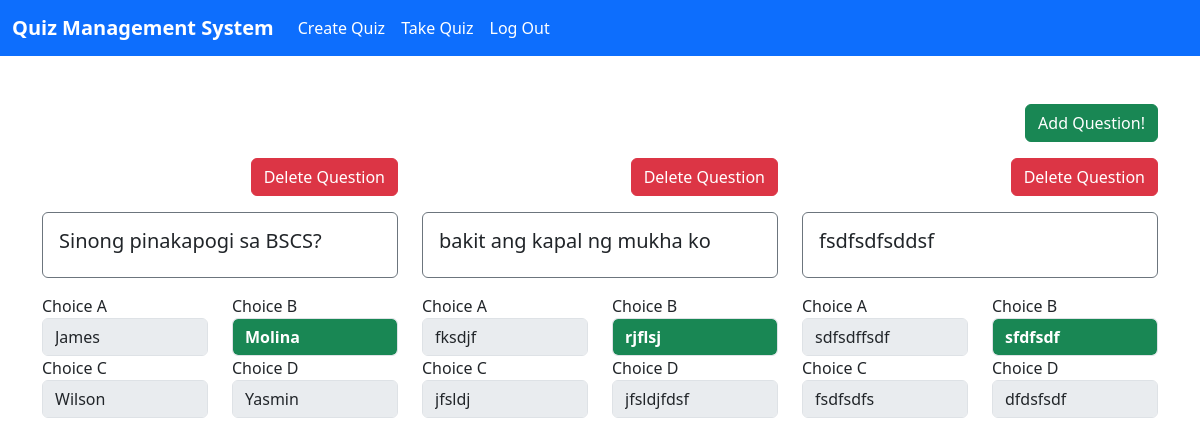
Page /edit-quiz/1 on the earlier database version.
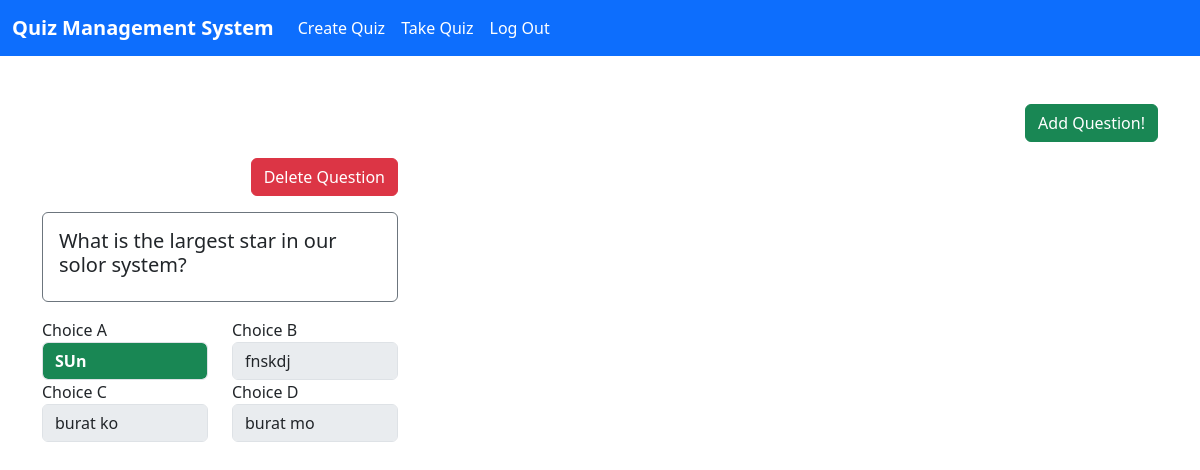
Same page on the later database version.
### tables this page shows
CREATE TABLE questions (
                id INTEGER PRIMARY KEY,
                quizID INT,
                question TEXT,
                a TEXT,
                b TEXT,
                c TEXT,
                d TEXT,
                answer TEXT
            );

### main.py (the view, shortened to what this page needs)
@app.route("/edit-quiz/<int:quiz_number>", methods=["POST", "GET"])
def editQuiz(quiz_number):
    db = get_db()
    cursor = db.cursor()
    if(request.method  == "GET"):
        cursor.execute( '''
            CREATE TABLE IF NOT EXISTS questions (
                id INTEGER PRIMARY KEY,
                quizID INT,
                question TEXT,
                a TEXT,
                b TEXT,
                c TEXT,
                d TEXT,
                answer TEXT
            );
        ''')
        res = cursor.execute(f"SELECT * FROM questions WHERE quizID = {quiz_number}").fetchall()
        return render_template('edit-quiz.html', quiz_number=quiz_number, questions = res)

### main.py (called while the page is built)
def get_db():
    db = getattr(g, '_database', None)
    if db is None:
        db = g._database = sqlite3.connect("quiz-app.db")
    return db

### templates/edit-quiz.html (shortened to what this page needs)
{% extends "base.html" %} {% block content %}
<div class="container my-5">
  <div class="w-100 d-flex justify-content-end align-items-center">
    <button
      type="button"
      class="btn btn-success"
      data-bs-toggle="modal"
      data-bs-target="#createQuiz"
    >
      Add Question!
    </button>
  </div>
  {% if questions %}
  <div class="row mt-3">
    {% for question in questions %}
    <div class="col-lg-4">
      <div class="w-100 d-flex justify-content-end align-items-center mb-3">
        <a
          class="btn btn-danger"
          href="/delete-question/{{question.0}}/{{question.1}}"
          >Delete Question</a
        >
      </div>
      <div class="form-group p-3 border border-secondary rounded">
        <h5>{{question.2}}</h5>
      </div>
      <div class="row my-3">
        <div class="col-6">
          <div class="form-group">
            <label for="exampleInputPassword1">Choice A</label>
            <input
              disabled
              value="{{question.3}}"
              type="text"
              class="form-control {% if question.7 == 'a' %}bg-success text-white fw-bold{% endif %}"
              name="a"
              id="a"
            />
          </div>
        </div>
        <div class="col-6">
          <div class="form-group">
            <label for="exampleInputPassword1">Choice B</label>
            <input
              disabled
              value="{{question.4}}"
              type="text"
              class="form-control {% if question.7 == 'b' %}bg-success text-white fw-bold{% endif %}"
              name="b"
              id="b"
            />
          </div>
        </div>
        <div class="col-6">
          <div class="form-group">
            <label for="exampleInputPassword1">Choice C</label>
            <input
              disabled
              value="{{question.5}}"
              type="text"
              class="form-control {% if question.7 == 'c' %}bg-success text-white fw-bold{% endif %}"
              name="c"
              id="c"
            />
          </div>
        </div>
        <div class="col-6">
          <div class="form-group">
            <label for="exampleInputPassword1">Choice D</label>
            <input
              disabled
              value="{{question.6}}"
              type="text"
              class="form-control {% if question.7 == 'd' %}bg-success text-white fw-bold{% endif %}"
              name="d"
              id="d"
            />
          </div>
        </div>
      </div>
    </div>
    {%endfor %}
  </div>
  {% else %}
  <div class="container d-flex justify-content-center align-items-center">
    <h2 class="text-left my-5">No questions available yet! 😭</h2>
  </div>
  {% endif %}
</div>
{%endblock %}

Differences in the rows shown:
removed questions: question "Sinong pinakapogi sa BSCS?", a "James", b "Molina", c "Wilson", d "Yasmin"
no longer on this page (row edited): questions: question "bakit ang kapal ng mukha ko", a "fksdjf", b "rjflsj", c "jfsldj", d "jfsldjfdsf"
no longer on this page (row edited): questions: question "fsdfsdfsddsf", a "sdfsdffsdf", b "sfdfsdf", c "fsdfsdfs", d "dfdsfsdf"
added questions: question "What is the largest star in our solor system?", a "SUn", b "fnskdj", c "burat ko", d "burat mo"
